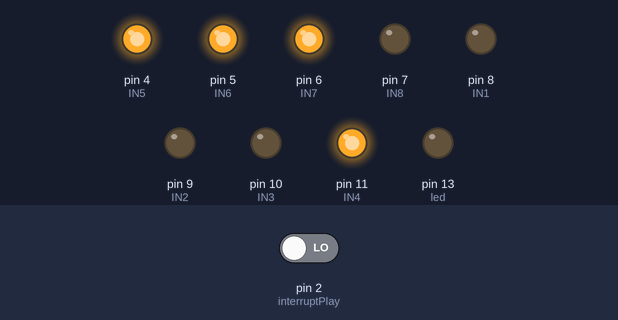
A sketch run on a simulated Arduino Uno, built with avr-gcc and run on an emulated ATmega328P. Parts: output pins drawn as LEDs (lit = HIGH). Inputs (shaded band) come from the test bench; at power-on: pin 2 (interruptPlay) LOW. What the sketch prints to the serial monitor is not drawn.

Above: at 0.1 s.
Timing chart, 0 to 1.6 s (numbered marks = the images above):
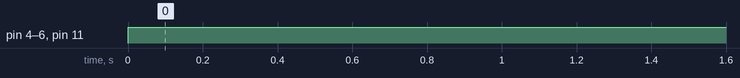

The sketch:

carro_programavel.ino
```cpp
#define IN1  8
#define IN2  9
#define IN3  10
#define IN4  11
#define IN5  4
#define IN6  5
#define IN7  6
#define IN8  7

const int botao_frente = 1;
const int botao_direita = 1;
const int botao_esquerda = 1;
const int led = 13;

enum movimento {
  frente,
  direita,
  esquerda,
  parado
};

int qtd_comandos=0;
movimento memoria[20];

const byte interruptPlay = 2;
const byte interruptApagar = 2;

void setup(){
  Serial.begin(9600);
  pinMode(IN1, OUTPUT);
  pinMode(IN2, OUTPUT);
  pinMode(IN3, OUTPUT);
  pinMode(IN4, OUTPUT);
  pinMode(IN5, OUTPUT);
  pinMode(IN6, OUTPUT);
  pinMode(IN7, OUTPUT);
  pinMode(IN8, OUTPUT);

  pinMode(botao_frente, INPUT);
  pinMode(botao_direita, INPUT);
  pinMode(botao_esquerda, INPUT);

  pinMode(led, OUTPUT);

  attachInterrupt(digitalPinToInterrupt(interruptPlay), iniciar, CHANGE);
  attachInterrupt(digitalPinToInterrupt(interruptApagar), apagar, CHANGE);
}
void loop(){
  mover_frente();
  delay(5000);

  /*
   * if (digitalRead(botao_frente)==0){
   *  memoria[qtd_comandos] = frente;
   *  qtd_comandos++;
   * }
   * else if (digitalRead(botao_direita)){
   *  memoria[qtd_comandos] = direita;
   *  qtd_comandos++;
   * }
   * else if (digitalRead(botao_esquerda)){
   *  memoria[qtd_comandos] = esquerda;
   *  qtd_comandos++;
   * }
   */
}

void iniciar(){
  for(int i=0; i<qtd_comandos; i++){
    switch (memoria[i]){
      case frente:
        mover_frente();
        break;

      case direita:
        mover_direita();
        break;

      case esquerda:
        mover_esquerda();
        break;

      default:
        break;
    }
    delay(1000);
  }
}

void apagar(){
  for(int i=0; i<qtd_comandos; i++){
    memoria[i] = parado;
  }
  qtd_comandos = 0;
}
void mover_frente(){
  Serial.println("Frente");
  for (int i=0; i<100; i++){
     digitalWrite(IN1, LOW);
     digitalWrite(IN2, LOW);
     digitalWrite(IN3, LOW);
     digitalWrite(IN4, HIGH);
     digitalWrite(IN5, HIGH);
     digitalWrite(IN6, HIGH);
     digitalWrite(IN7, HIGH);
     digitalWrite(IN8, LOW);
  }
}

void mover_direita(){
  Serial.println("Direita");
}

void mover_esquerda(){
  Serial.println("Esquerda");
}
```

Measured:
- by itself, pin 4 (IN5), pin 5 (IN6), pin 6 (IN7), pin 11 (IN4): LOW → HIGH at 0.00 s
